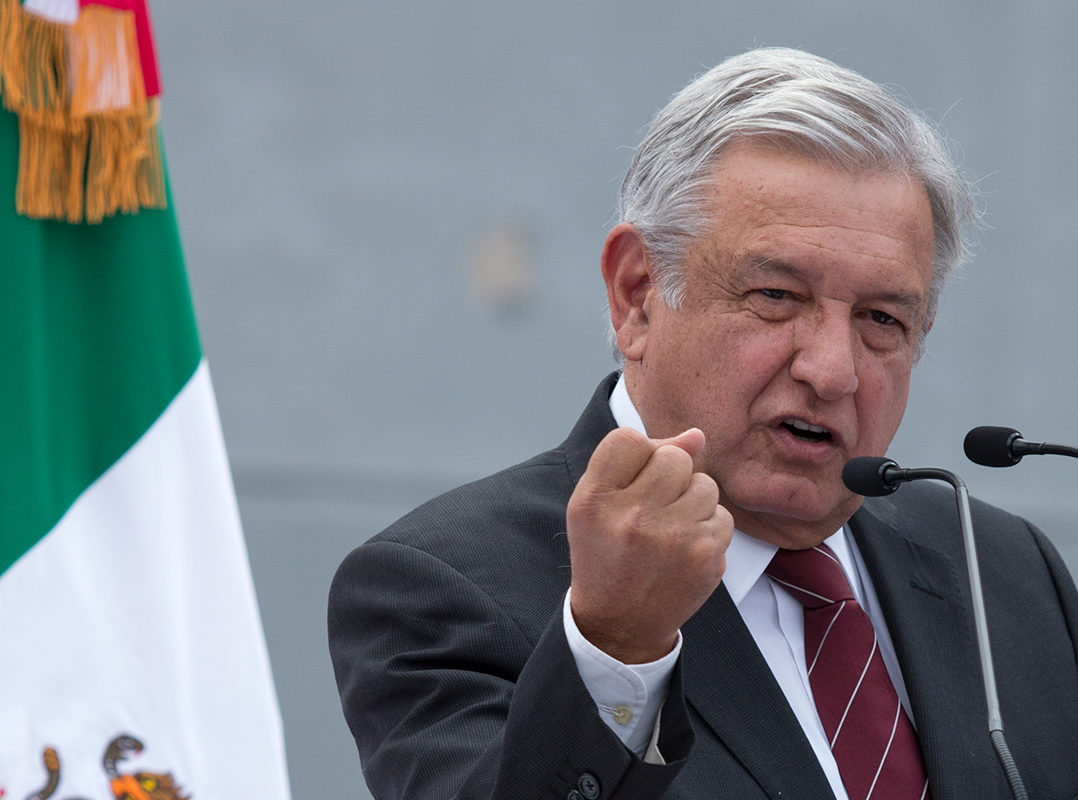
#> input picture PA 5/P15/AMLove.jpg, 1078 x 800 px
$ python neg.py
#> lines starting #> are read from the running program, lines starting #| are printed output that depends on the picture
import cv2

img = cv2.imread("AMLove.jpg")
#> img is the input picture: shape (800, 1078, 3); mean B, G, R 132.3, 127.7, 124.7

img2 = 255 - img
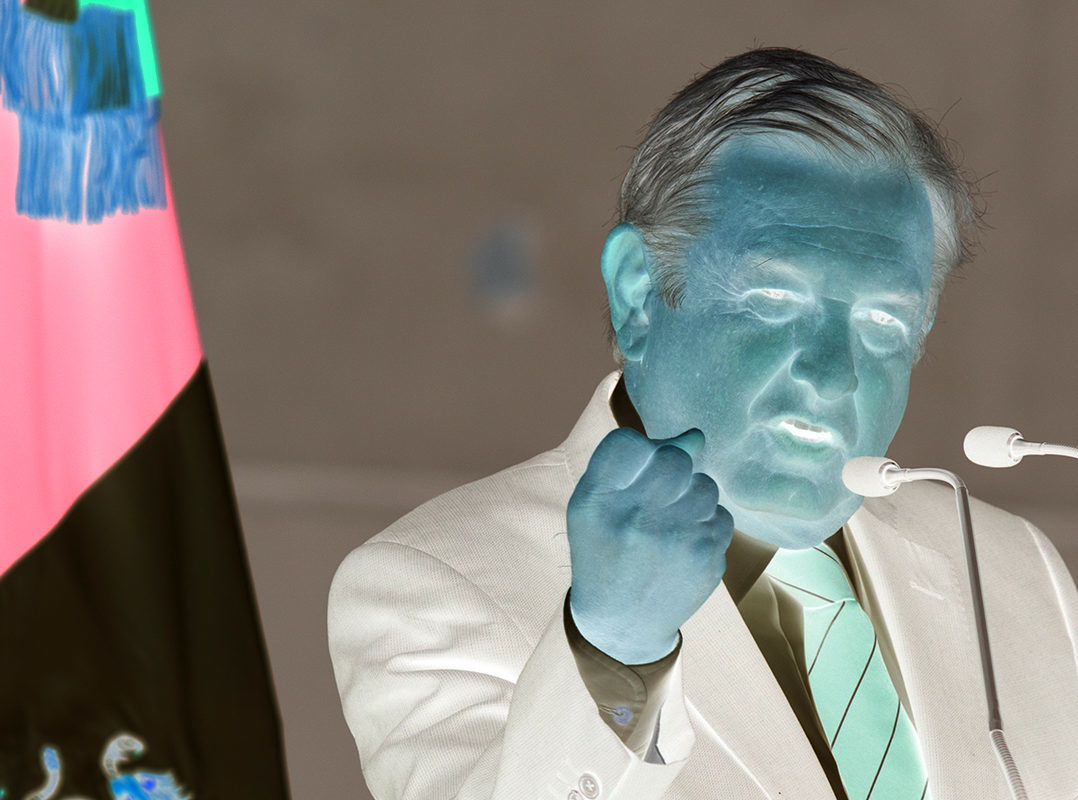
#> img2: shape (800, 1078, 3); mean B, G, R 122.7, 127.3, 130.3

cv2.imshow("Imagen", img2)
cv2.waitKey()
